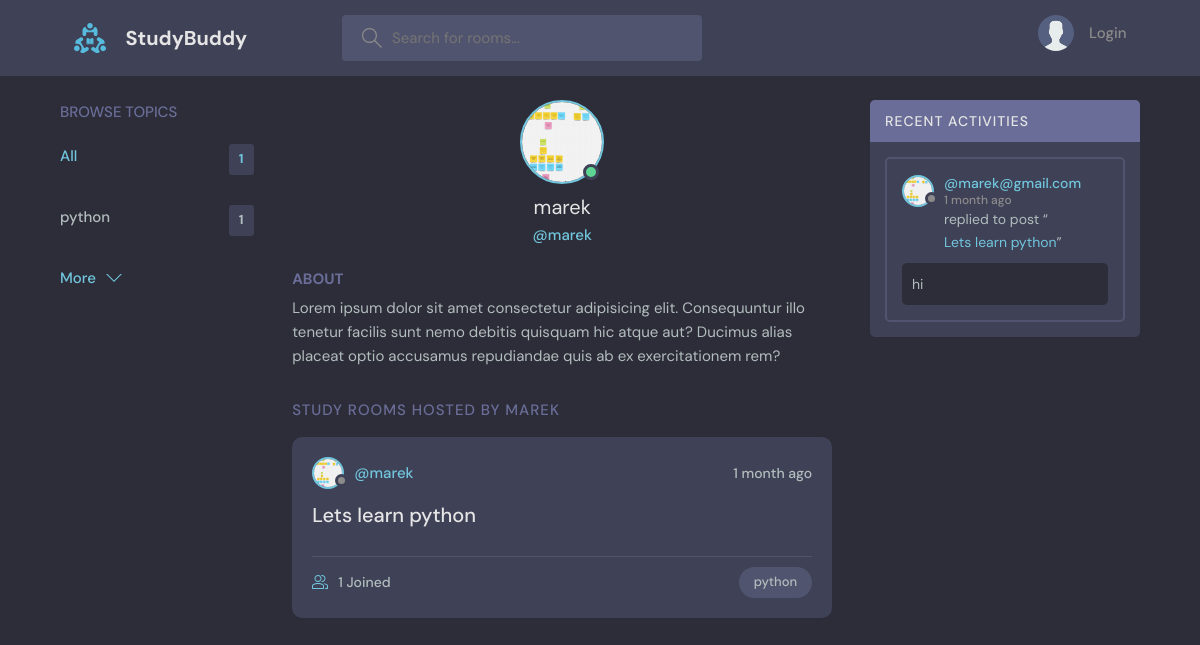
The app's page /profile/1/, older data.
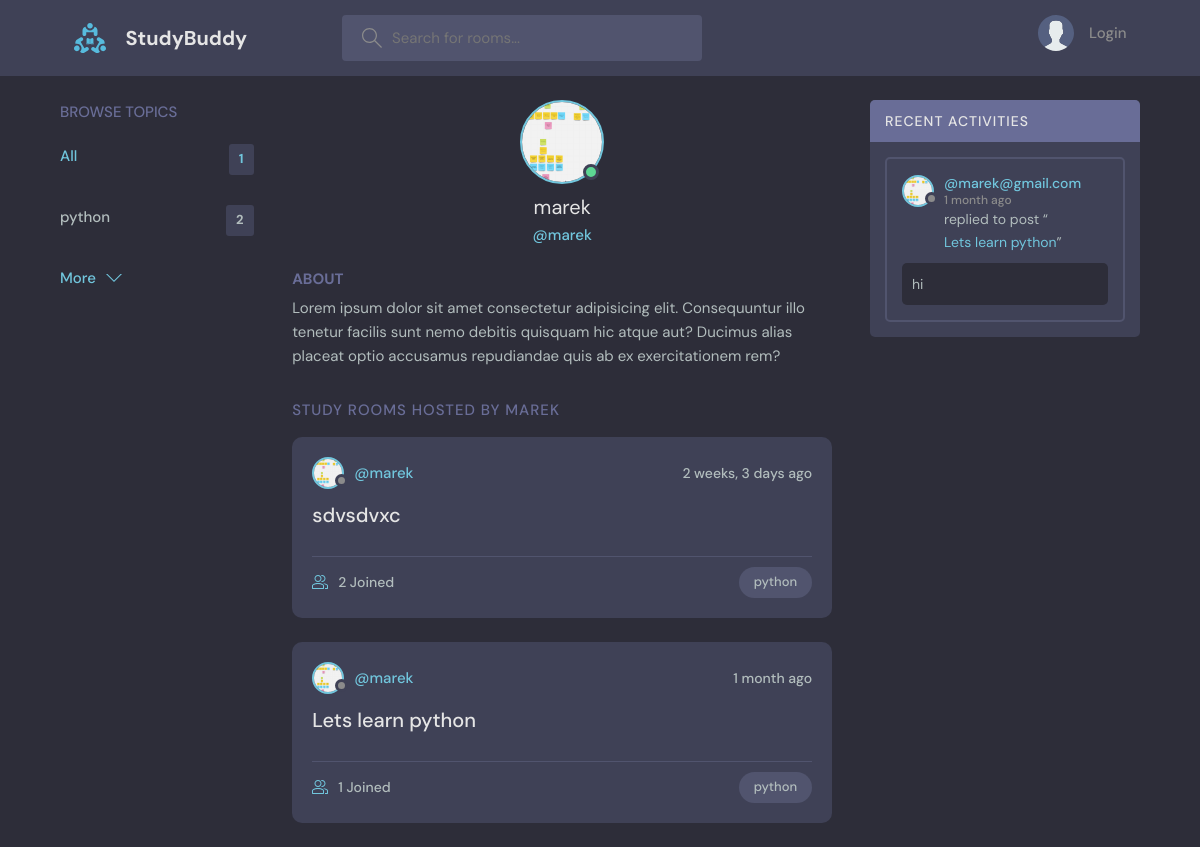
The same page, newer data.
### base/models.py (models this page shows, shortened)
class Topic(models.Model):
    name = models.CharField(max_length=200)

class User(AbstractUser):
    name = models.CharField(max_length = 200, null=True)
    email = models.EmailField(unique=True, null=True)
    bio = models.TextField(null=True)
    avatar = models.ImageField(null=True, default="avatar.svg")
    USERNAME_FIELD = 'email'
    REQUIRED_FIELDS = []

class Room(models.Model):
    host = models.ForeignKey(User, on_delete=models.SET_NULL, null=True)
    topic = models.ForeignKey(Topic, on_delete=models.SET_NULL, null=True)
    name = models.CharField(max_length =200)
    description = models.TextField(null=True, blank=True)
    participants = models.ManyToManyField(User, related_name='participants', blank=True)
    updated = models.DateTimeField(auto_now=True)
    created = models.DateTimeField(auto_now_add=True)
    class Meta:
        ordering = ['-updated', 'created']
    def __str__(self):
        return self.name

class Message(models.Model):
    user = models.ForeignKey(User, on_delete = models.CASCADE)
    room = models.ForeignKey(Room, on_delete=models.CASCADE)
    body = models.TextField()
    updated = models.DateTimeField(auto_now = True)
    created = models.DateTimeField(auto_now_add=True)
    class Meta:
        ordering = ['-updated', 'created']

### base/views.py (the view)
# urls.py: path('profile/<str:pk>/', views.userProfile, name="user-profile"),
def userProfile(request,pk):
    context={}
    try:
        user_chosen = User.objects.get(id=pk)
    except:
        messages.error(request,'User does not exist')
    else:
        rooms= user_chosen.room_set.all()
        room_messages = user_chosen.message_set.all()
        topics=[]
        for r in rooms:
            if r.topic not in topics:
                topics.append(r.topic)
        all_topics_count = Topic.objects.all().count
        context={'user_chosen':user_chosen, 'rooms':rooms, 'room_messages':room_messages, 'topics':topics, 'all_topics_count':all_topics_count }
    return render(request, 'base/profile.html', context)

### base/templates/base/profile.html (shortened to what this page needs)
{% extends 'main.html' %}
{% block content %}
  <main class="profile-page layout layout--3">
    <div class="container">
      {% include 'base/topics_component.html' %}
      <div class="roomList">
        <div class="profile">
          <div class="profile__avatar">
            <div class="avatar avatar--large active">
              <img src="{{user_chosen.avatar.url}}" />
            </div>
          </div>
          <div class="profile__info">
            <h3>{{user_chosen.username}}</h3>
            <p>@{{user_chosen.username}}</p>
          </div>
          <div class="profile__about">
            <h3>About</h3>
            <p>
              Lorem ipsum dolor sit amet consectetur adipisicing elit. Consequuntur illo tenetur
              facilis sunt nemo debitis quisquam hic atque aut? Ducimus alias placeat optio
              accusamus repudiandae quis ab ex exercitationem rem?
            </p>
          </div>
        </div>
        <div class="roomList__header">
          <div>
            <h2>Study Rooms Hosted by {{user_chosen.username}}</a>
            </h2>
          </div>
        </div>
        {% include 'base/feed_component.html' %}
      </div>
      {% include 'base/activity_component.html' %}
    </div>
  </main>
  {% endblock %}

### templates/main.html (shortened to what this page needs)
<!DOCTYPE html>
{% load static %}
<html lang="en">
  <head>
    <link rel="stylesheet" href="{% static 'styles/style.css' %}" />
  </head>
  <body>
    {% include 'navbar.html' %}
    {% block content %}{% endblock%}
  </body>
</html>

### templates/navbar.html (shortened to what this page needs)
{% load static %}
<header class="header header--loggedIn">
    <div class="container">
      <a href="{% url 'home' %}" class="header__logo">
        <img src="{% static 'images/logo.svg' %}" />
        <h1>StudyBuddy</h1>
      </a>
      <form class="header__search" method ='GET' action ="{% url 'home' %}">
        <label>
          <input type="text" name="q" placeholder="Search for rooms..." />
        </label>
      </form>
      <nav class="header__menu">
        {% if request.user.is_authenticated %}
            <div class="header__user">
            <a href="{% url 'update-user' %}">
                <div class="avatar avatar--medium active">
                <img src="{{ request.user.avatar.url}}" />
                </div>
                <p>{{request.user.username}}<span>@{{request.user.username}}</span></p>
            </a>
            <button class="dropdown-button">
                <svg version="1.1" xmlns="http://www.w3.org/2000/svg" width="32" height="32" viewBox="0 0 32 32">
                <title>chevron-down</title>
                <path d="M16 21l-13-13h-3l16 16 16-16h-3l-13 13z"></path>
                </svg>
            </button>
            </div>
        {% else %}
            <a href="{% url 'login' %}">
            <img src="{% static 'images/avatar.svg' %}" />
            <p>Login</p>
            </a>
        {% endif %}
      </nav>
    </div>
</header>

### base/templates/base/topics_component.html
<div class="topics">
    <div class="topics__header">
      <h2>Browse Topics</h2>
    </div>
    <ul class="topics__list">
      <li>
        <a href="{% url 'home' %}" class="active">All <span>{{all_topics_count}}</span></a>
      </li>
      {% for topic in topics %}
        <li>
          <a href="{% url 'home' %}?q={{topic.name}}">{{topic.name}}<span>{{topic.room_set.all.count}}</span></a>
        </li>
      {% endfor %}
    </ul>
    <a class="btn btn--link" href="{% url 'topics' %}">
      More
      <svg version="1.1" xmlns="http://www.w3.org/2000/svg" width="32" height="32" viewBox="0 0 32 32">
        <title>chevron-down</title>
        <path d="M16 21l-13-13h-3l16 16 16-16h-3l-13 13z"></path>
      </svg>
    </a>
  </div>

### base/templates/base/feed_component.html (shortened to what this page needs)
{% for r in rooms %}
<div class="roomListRoom">
    <div class="roomListRoom__header">
      <a href="{% url 'user-profile' r.host.id %}" class="roomListRoom__author">
        <div class="avatar avatar--small">
          <img src="{{r.host.avatar.url}}" />
        </div>
        <span>@{{r.host.username}}</span>
      </a>
      <div class="roomListRoom__actions">
        <span>{{r.created|timesince}} ago</span>
      </div>
    </div>
    <div class="roomListRoom__content">
      <a href="{% url 'room-detail' r.id %}">{{r.name}}</a>
    </div>
    <div class="roomListRoom__meta">
      <a href="{% url 'room-detail' r.id %}" class="roomListRoom__joined">
        {{r.participants.all.count}} Joined
      </a>
      <p class="roomListRoom__topic">{{r.topic.name}}</p>
    </div>
  </div>
{% endfor %}

### base/templates/base/activity_component.html (shortened to what this page needs)
<div class="activities">
    <div class="activities__header">
        <h2>Recent Activities</h2>
    </div>
    {% for message in room_messages %}
    <div class="activities__box">
      <div class="activities__boxHeader roomListRoom__header">
        <a href="{% url 'user-profile' message.user.id %}" class="roomListRoom__author">
          <div class="avatar avatar--small">
            <img src="{{message.user.avatar.url}}" />
          </div>
          <p>
            @{{ message.user }}
            <span>{{message.created|timesince }} ago</span>
          </p>
        </a>
      </div>
      <div class="activities__boxContent">
        <p>replied to post “<a href="{%url 'room-detail' message.room.id %}">{{message.room}}</a>”</p>
        <div class="activities__boxRoomContent">
            {{message.body}}
        </div>
      </div>
    </div>
{% endfor %}

Row changes from the older to the newer data that the page shows:
computed for Topic "python": room_set.all.count "1" → "2"
added Room: host.avatar (picture), host.username "marek", created "2 weeks, 3 days", name "sdvsdvxc", participants.all.count "2", topic.name "python"
